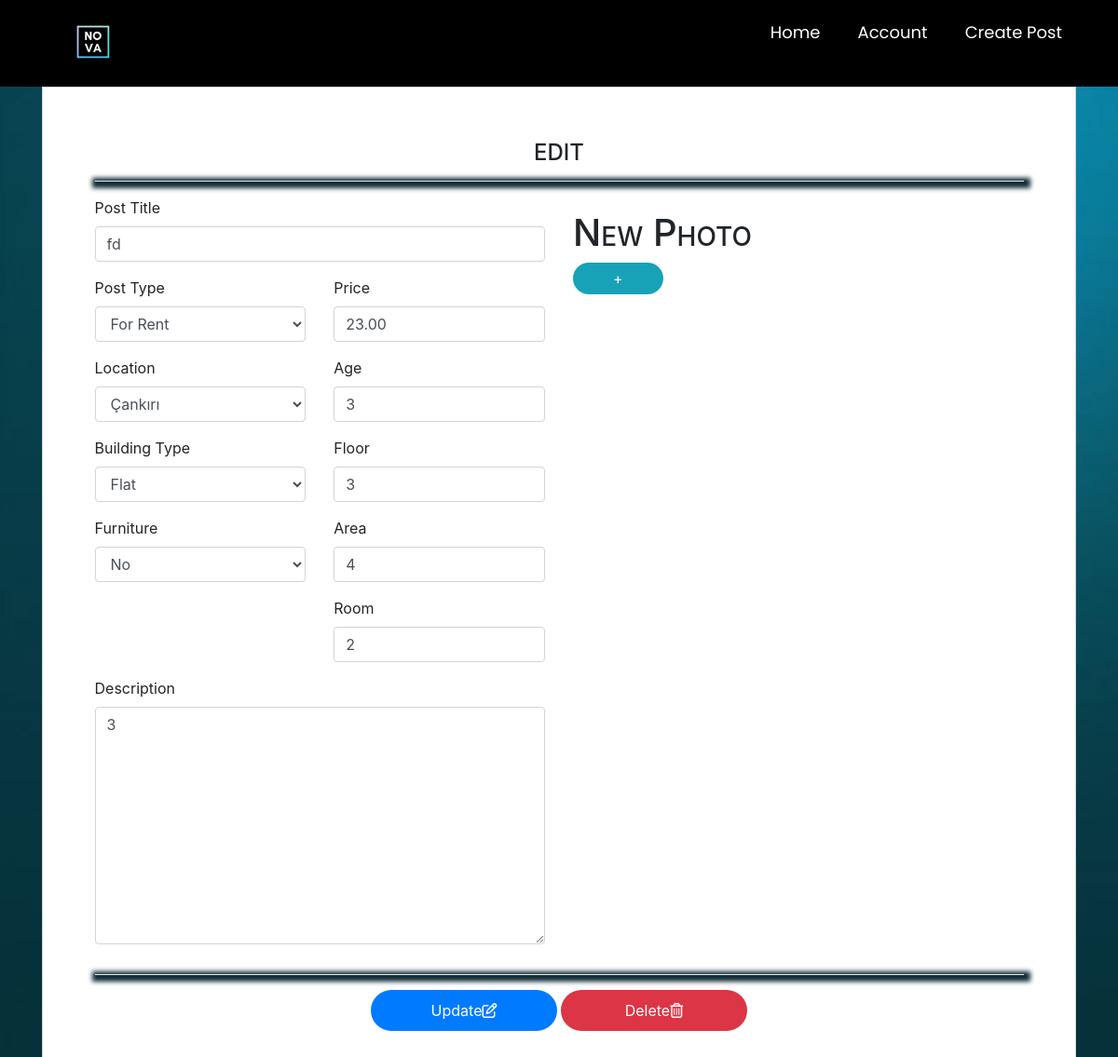
Before: /editpost/100 (signed in) with the older database file.
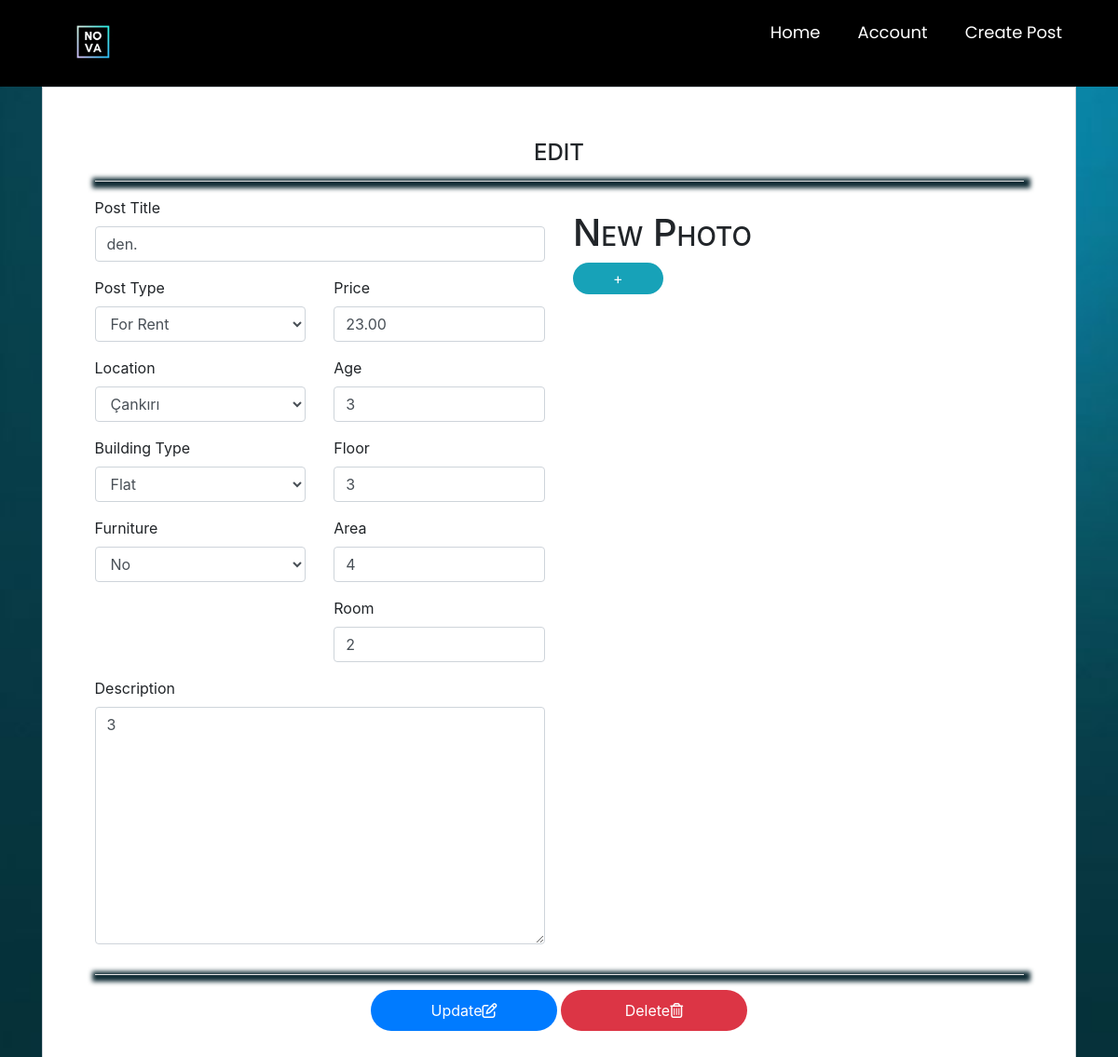
After: the same page with the newer database file.
### main/models.py (models this page shows, shortened)
class Post(models.Model):
    ouruser = models.ForeignKey(ourUser, null=True, on_delete=models.CASCADE)
    post_title = models.CharField(max_length=255,null=True)
    post_description = models.TextField()
    price = models.DecimalField(decimal_places=2 , max_digits=12)
    location = models.CharField(max_length=255,null=True,choices=city)
    postType = models.CharField(choices=RorS , max_length=50, null=True , default='For Sale')
    floor = models.DecimalField(decimal_places=0 , max_digits=3 ,null=True)
    building_age = models.DecimalField(decimal_places=0, max_digits=2 , null=True)
    area = models.DecimalField(decimal_places=0,max_digits=4 ,null=True)
    isFurniture = models.CharField(choices=Furniture ,null=True,max_length=50,default="No")
    building_type = models.CharField(choices=b_types ,null=True ,max_length=50)
    room = models.DecimalField(decimal_places=0 , max_digits=3 ,null=True)

### main/decorators.py (the view)
        def wrapper_func(request, *args, **kwargs):
            group = None
            if request.user.groups.exists():
                group = request.user.groups.all()[0].name
            if group in allowed_roles:
                return view_func(request, *args, **kwargs)
            else:
                return HttpResponse('You are not authorized to view this page')

### main/forms.py
class CreatePost(ModelForm):
    class Meta:
        model = Post
        fields = ['postType' , 'isFurniture' , 'building_type' , 'location' , 'post_title' ,'price' , 'building_age','floor','post_description','area', 'room' ]

### main/views.py (called while the page is built, shortened)
@login_required
@allowed_users(allowed_roles=['customer'])
def editpost(request, pk):
    fuser = Post.objects.get(id=pk)
    p_form = CreatePost(instance=fuser)
    pimage = PostImages.objects.filter(gallery=fuser)
    mydict = {'fuser': fuser, 'p_form': p_form, 'pimage': pimage}
    return render(request, 'main/editpost.html', context=mydict)

### main/templates/main/editpost.html (shortened to what this page needs)
{% extends 'main/mainpage.html' %}
{% load widget_tweaks %}
{% load static %}
{% block content %}
<head xmlns="http://www.w3.org/1999/html">
  <link href="//maxcdn.bootstrapcdn.com/bootstrap/4.1.1/css/bootstrap.min.css" rel="stylesheet" id="bootstrap-css">
</head>
<body >
    <div id="updates">
<form method="post" enctype="multipart/form-data">
<div class="container register-form">
  <div class="form">
    <div class="form-content">
                <center>
            <h4>EDIT</h4>
            <hr>
          </center>
      <div class="row">
        <div class="col-sm">
          <div class="form-group">
            <label>Post Title</label>
            {% render_field p_form.post_title class="form-control" placeholder="Post Title" %}
          </div>
        <div class="row">
        <div class="col-sm">
            <div class="form-group">
              <label>Post Type</label>
              {% render_field p_form.postType class="form-control" placeholder="Post Type" %}
            </div>
            <div class="form-group">
              <label>Location</label>
              {% render_field p_form.location class="form-control" placeholder="Location" %}
            </div>
            <div class="form-group">
              <label>Building Type</label>
              {% render_field p_form.building_type class="form-control" placeholder="Type" %}
            </div>
            <div class="form-group">
              <label>Furniture</label>
              {% render_field p_form.isFurniture class="form-control" placeholder="Furniture" %}
            </div>
        </div>
          <div class="col-sm">
            <div class="form-group">
              <label>Price</label>
              {% render_field p_form.price class="form-control" placeholder="Price" %}
            </div>
            <div class="form-group">
              <label>Age</label>
              {% render_field p_form.building_age class="form-control" placeholder="Age" %}
            </div>
            <div class="form-group">
              <label>Floor</label>
              {% render_field p_form.floor class="form-control" placeholder="Floor" %}
            </div>
               <div class="form-group">
                 <label>Area</label>
              {% render_field p_form.area class="form-control" placeholder="Area" %}
            </div>
                           <div class="form-group">
                 <label>Room</label>
              {% render_field p_form.room class="form-control" placeholder="Room" %}
            </div>
          </div>
        </div>
            <div class="form-group">
              <label>Description</label>
              {% render_field p_form.post_description class="form-control desdiv" placeholder="Description" %}
            </div>
        </div>
		<div class="col-sm">
            <div class="row">
                <div id="addbutton"  style="top:15px;" class="col-sm">
                    <h1>New Photo</h1>
                <button  onclick="showphoto()" type="button" class=" btnSubmit btn-info ">+</button>
                </div>
            </div>
		</div>
      </div>
      <hr>
           <center>
               <button type="submit" class="btnSubmit btn-primary" >Update<i class="far fa-edit"></i></button>
               <button onclick="show()" type="button" class=" btnSubmit btn-danger ">Delete<i class="far fa-trash-alt"></i></button>
      </center>
    </div>
  </div>
</div>
</form>
    </div>
</body>
{% endblock content %}

Changed rows visible on the page:
changed Post "For Rent": post_title "fd" → "den."
